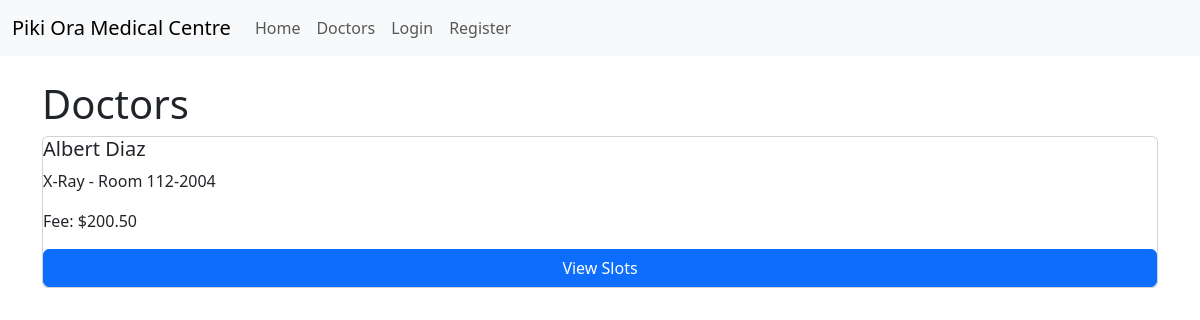
Screenshot of /tools/doctors/ with the database file from the repository.
### tools/models.py (models this page shows, shortened)
class Doctor(models.Model):
    user = models.OneToOneField(User, on_delete=models.CASCADE, related_name='doctor_profile')
    specialization = models.CharField(max_length=100)
    room_number = models.CharField(max_length=100)
    bio = models.TextField()
    profile_pic = models.ImageField(upload_to='images/profile/', blank=True, null=True)
    consultation_fee = models.DecimalField(max_digits=10, decimal_places=2)
    @property
    def name(self):
        return self.user.get_full_name() or self.user.username

### tools/views.py (the view)
# urls.py: path('doctors/', views.doctor_list, name='doctor_list'),
def doctor_list(request):
    doctors = Doctor.objects.all()
    return render(request, 'doctor_list.html', {'doctors': doctors})

### templates/doctor_list.html (shortened to what this page needs)
{% extends 'base.html' %}
{% block content %}
    <h1>Doctors</h1>
    {% for doctor in doctors %}
        <div class="card mb-2 p3">
            <h5>{{ doctor.name }}</h5>
            <p>{{ doctor.specialization }} - Room {{ doctor.room_number }}</p>
            <p>Fee: ${{ doctor.consultation_fee }}</p>
            <a class="btn btn-primary" href="{% url 'doctor_slots' doctor.id %}">View Slots</a>
        </div>
    {% empty %}
        <p>No doctors available.</p>
    {% endfor %}
{% endblock %}

### rows the page displays
Doctor: name "Albert Diaz", specialization "X-Ray", room_number "112-2004", consultation_fee "200.50"
